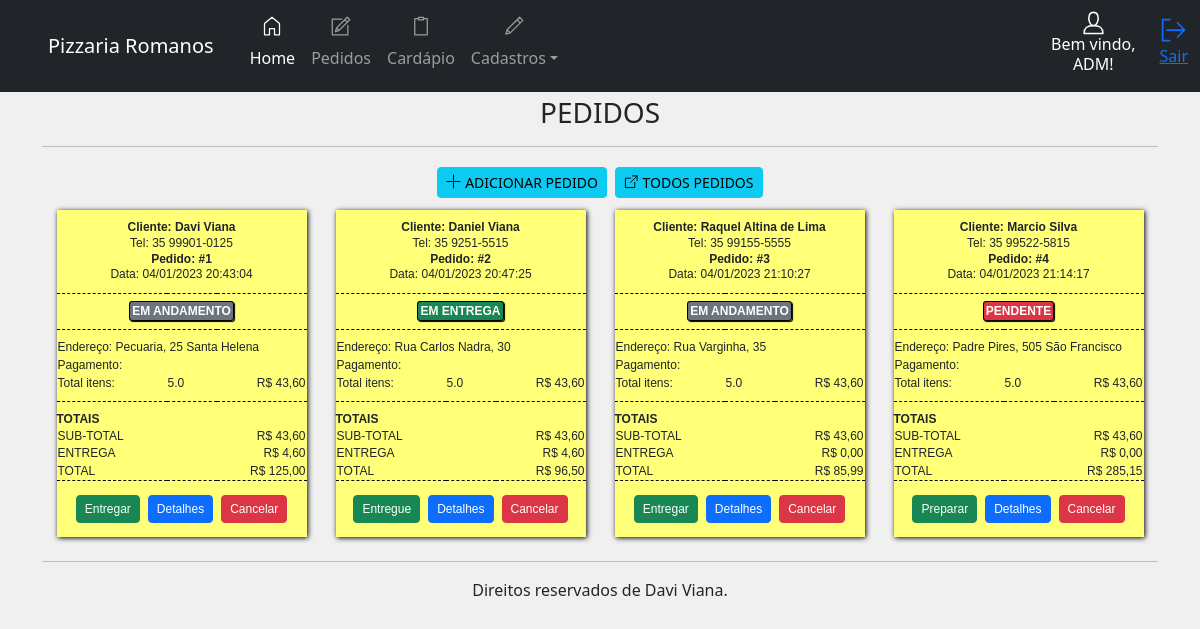
The app's page /painel/pedidos (signed in), older data.
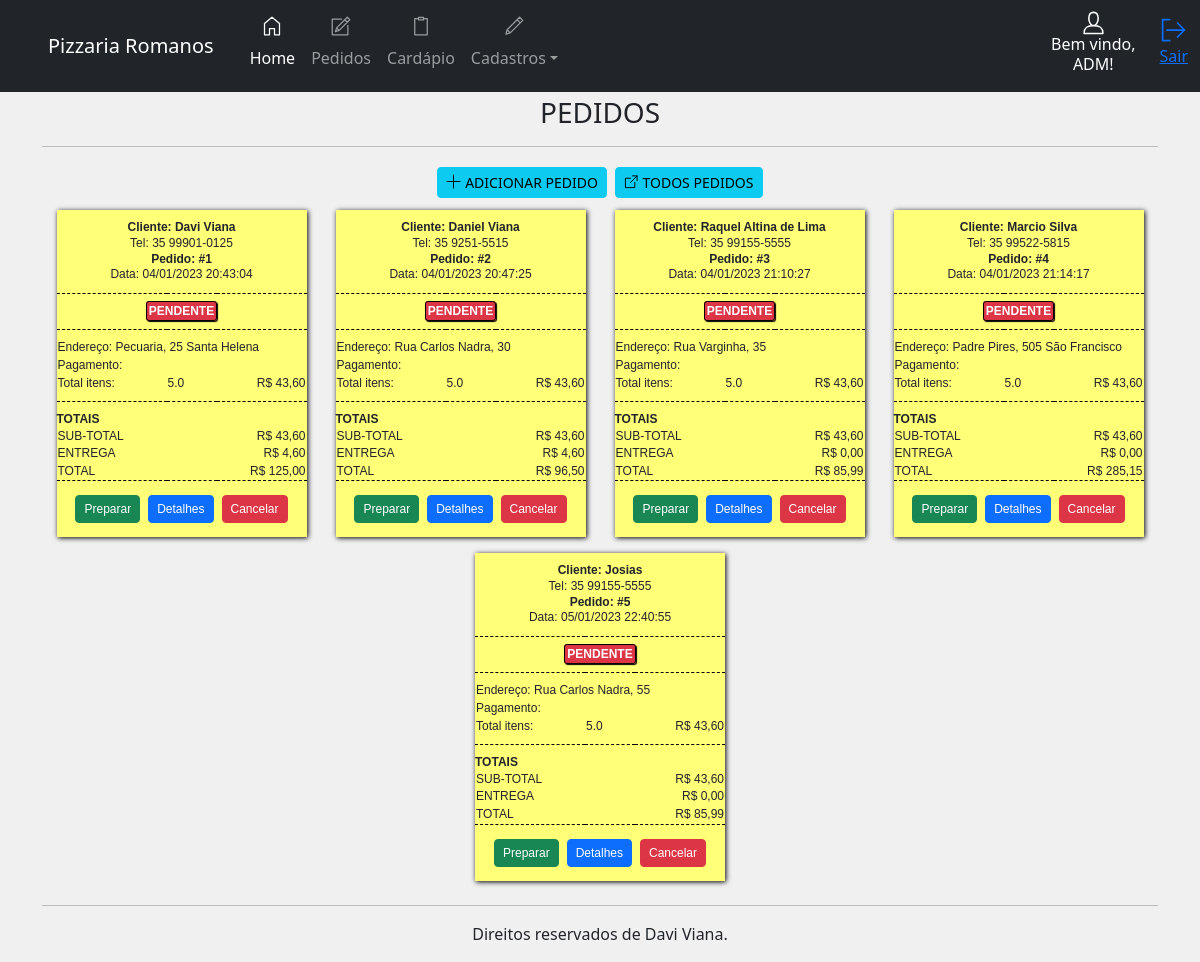
The same page, newer data.
### app/__init__.py (models this page shows, shortened)
class cadempresa(UserMixin, db.Model):
    id = db.Column(db.Integer, primary_key=True, autoincrement=True)
    company_name = db.Column(db.String(100))
    corporate_name = db.Column(db.String(100))
    address = db.Column(db.String(100))
    district = db.Column(db.String(200))
    city = db.Column(db.String(200))
    cep = db.Column(db.String(50))
    email = db.Column(db.String(50))
    tel = db.Column(db.String(50))
    cnpj = db.Column(db.String(50))
    dt_create = db.Column(db.DATETIME)

class users(UserMixin, db.Model):
    id = db.Column(db.Integer, primary_key=True, autoincrement=True)
    user = db.Column(db.String(10))
    name = db.Column(db.String(50))
    email = db.Column(db.String(100))
    password = db.Column(db.String(200))
    dt_create = db.Column(db.DATETIME)
    situation = db.Column(db.String(50))

class pedidos(UserMixin, db.Model):
    id = db.Column(db.Integer, primary_key=True, autoincrement=True)
    name_client = db.Column(db.String(100))
    payment = db.Column(db.String(100))
    delivery = db.Column(db.String(100))
    note = db.Column(db.String(200))
    amount = db.Column(db.String(100))
    address = db.Column(db.String(100))
    tel = db.Column(db.String(200))
    order_time = db.Column(db.String(200))
    order_start = db.Column(db.String(200))
    situation = db.Column(db.String(50))

### app/panel.py (the view, shortened to what this page needs)
@bp.route('/pedido/<int:id>', methods=['POST', 'GET'])
@bp.route('/pedidos', methods=['POST', 'GET'])
@login_required
def pedidos_(id=None):
    menu_panel = load_menu()
    all_pedidos = pedidos.query.filter(
        pedidos.situation != 'FINALIZADO', pedidos.situation != 'CANCELADO').all()
    return render_template('panel/pedidos.html', menu_panel=menu_panel, all_pedidos=all_pedidos)

### app/__init__.py (called while the page is built)
@login_manager.user_loader
def get(user):
    return users.query.get(user)

def load_menu():
    empresa = cadempresa.query.filter_by(id=1).first()
    if empresa is None:
        company_name = 'NOME EMPRESA'
    else:
        company_name = empresa.company_name
    username = current_user.name
    return username, company_name

### app/templates/panel/pedidos.html (shortened to what this page needs)
{% extends 'panel/home.html' %}
{% block panel %}
<br>
<h3 style="text-align: center;">PEDIDOS</h3>
<hr>
<div class="d-flex justify-content-center">
    <a href="{{url_for('cad.addOrder')}}" class="btn btn-info btn-sm m-1"><svg id="i-plus" xmlns="http://www.w3.org/2000/svg" viewBox="0 0 32 32"
            width="15" height="15" fill="none" stroke="currentcolor" stroke-linecap="round" stroke-linejoin="round"
            stroke-width="2" class="mb-1">
            <path d="M16 2 L16 30 M2 16 L30 16" />
        </svg> ADICIONAR PEDIDO
    </a>
    <a href="{{url_for('panel.allOrders')}}" class="btn btn-info btn-sm m-1">
        <svg id="i-external" xmlns="http://www.w3.org/2000/svg" viewBox="0 0 32 32" width="15" height="15" fill="none"
            stroke="currentcolor" stroke-linecap="round" stroke-linejoin="round" stroke-width="2" class="mb-1">
            <path d="M14 9 L3 9 3 29 23 29 23 18 M18 4 L28 4 28 14 M28 4 L14 18" />
        </svg> TODOS PEDIDOS
    </a>
</div>
<div class="d-flex justify-content-around flex-wrap">
    {% for pedido in all_pedidos %}
    <table class="printer-ticket m-2">
        <thead>
            <tr>
                <th colspan="3">
                    <b>Cliente: {{ pedido.name_client }}</b> <br>
                    Tel: {{ pedido.tel }} <br>
                    <b>Pedido: #{{ pedido.id }}</b> <br>
                    Data: {{ pedido.order_time }}
                </th>
            </tr>
            <tr>
                <th class="ttu" colspan="3">
                    {% if pedido.situation == 'PENDENTE' %}
                    <b class="situacao bg-danger">PENDENTE</b>
                    {% elif pedido.situation == 'EM ANDAMENTO' %}
                    <b class="situacao bg-secondary">EM ANDAMENTO</b>
                    {% elif pedido.situation == 'EM ENTREGA' %}
                    <b class="situacao bg-success">EM ENTREGA</b>
                    {% elif pedido.situation == 'RETIRAR' %}
                    <b class="situacao bg-success">RETIRAR</b>
                    {% endif %}
                </th>
            </tr>
        </thead>
        <tbody>
            <tr class="top">
                <td colspan="3">Endereço: {{ pedido.address }}</td>
            </tr>
            <tr>
                <td colspan="3">Pagamento:</td>
            </tr>
            <tr>
                <td>Total itens:</td>
                <td>5.0</td>
                <td>R$ 43,60</td>
            </tr>
        </tbody>
        <tfoot>
            <tr class="sup ttu p--0">
                <td colspan="3">
                    <b>Totais</b>
                </td>
            </tr>
            <tr class="ttu">
                <td colspan="2">Sub-total</td>
                <td align="right">R$ 43,60</td>
            </tr>
            {% if pedido.delivery == 'ENTREGA' %}
            <tr class="ttu">
                <td colspan="2">Entrega</td>
                <td align="right">R$ 4,60</td>
            </tr>
            {% else %}
            <tr class="ttu">
                <td colspan="2">Entrega</td>
                <td align="right">R$ 0,00</td>
            </tr>
            {% endif %}
            <tr class="ttu">
                <td colspan="2">Total</td>
                <td align="right">R$ {{ pedido.amount }}</td>
            </tr>
            <tr class="sup">
                <td colspan="3" align="center">
                    <div class="d-flex justify-content-center">
                        {% if pedido.situation == 'PENDENTE' %}
                        <a href="{{pedido.id}}/prepare/change_order" class="btn btn-success btn-sm m-1">Preparar</a>
                        {% elif pedido.situation == 'EM ANDAMENTO' %}
                        <a href="{{pedido.id}}/deliver/change_order" class="btn btn-success btn-sm m-1">Entregar</a>
                        {% elif pedido.situation == 'EM ENTREGA' %}
                        <a href="{{pedido.id}}/finalize/change_order" class="btn btn-success btn-sm m-1">Entregue</a>
                        {% elif pedido.situation == 'RETIRAR' %}
                        <a href="{{pedido.id}}/finalize/change_order" class="btn btn-success btn-sm m-1">Retirado</a>
                        {% endif %}
                        <button type="button" class="btn btn-primary btn-sm m-1" data-bs-toggle="modal"
                            data-bs-target="#{{ pedido.id }}">Detalhes</button>
                        <a href="{{pedido.id}}/cancel/change_order" class="btn btn-danger btn-sm m-1">Cancelar</a>
                    </div>
                </td>
            </tr>
        </tfoot>
    </table>
    {% endfor %}
</div>
{% endblock %}

### app/templates/panel/home.html (shortened to what this page needs)
{% extends 'layout.html' %}
{% block content %}
<header>
    <nav class="navbar navbar-expand-lg navbar-dark bg-dark fixed-top">
        <a class="navbar-brand ps-5 text-center">{{ menu_panel[1] }}</a>
        <div class="container">
            <div class="collapse navbar-collapse" id="navbarSupportedContent">
                <ul class="navbar-nav me-auto">
                    <li class="nav-item">
                        <a class="nav-link active " aria-current="page" href="{{url_for('panel.home')}}"><svg
                                id="i-home" xmlns="http://www.w3.org/2000/svg" viewBox="0 0 32 32" width="40"
                                height="20" fill="none" stroke="currentcolor" stroke-linecap="round"
                                stroke-linejoin="round" stroke-width="2"
                                class="position-relative top-0 start-50 translate-middle">
                                <path d="M12 20 L12 30 4 30 4 12 16 2 28 12 28 30 20 30 20 20 Z" />
                            </svg> <br>Home</a>
                    </li>
                    <li class="nav-item">
                        <a class="nav-link" href="{{url_for('panel.pedidos_')}}">  <br>Pedidos</a>
                    </li>
                    <li class="nav-item">
                        <a class="nav-link" href="{{url_for('panel.cardapio')}}">  <br>Cardápio</a>
                    </li>
                    <li class="nav-item dropdown">
                        <a class="nav-link dropdown-toggle" href="#" id="navbarDropdown" role="button"
                            data-bs-toggle="dropdown" aria-expanded="false">  <br>Cadastros</a>
                    </li>
                </ul>
                <div class="d-flex flex-column align-items-center text-bg-dark me-4">
                    <h6 class="text-center">Bem vindo,<br> {{ menu_panel[0] }}!</h6>
                </div>
                <a href="{{url_for('auth.logout')}}" class="mt-2" role="button" title="Sair"><svg id="i-signout"
                        xmlns="http://www.w3.org/2000/svg" viewBox="0 0 32 32" width="28" height="28" fill="none"
                        stroke="currentcolor" stroke-linecap="round" stroke-linejoin="round" stroke-width="2">
                        <path d="M28 16 L8 16 M20 8 L28 16 20 24 M11 28 L3 28 3 4 11 4" />
                    </svg>
                    <p>Sair</p>
                </a>
            </div>
        </div>
    </nav>
</header>
<main class="container pt-5 mt-4">
    {% block panel %}{% endblock %}
    <hr>
</main>
<footer class="container pb-3" style="text-align: center;">
    Direitos reservados de Davi Viana.
</footer>
{% endblock %}

### app/templates/layout.html (shortened to what this page needs)
<!DOCTYPE html>
<html lang="en">
<head>
    <link href="https://cdn.jsdelivr.net/npm/bootstrap@5.3.0-alpha1/dist/css/bootstrap.min.css" rel="stylesheet"
>
    <link rel="stylesheet" href="{{ url_for('static', filename='/css/style.css') }}">
</head>
<body style="background-color: rgb(240, 240, 240);">
    {% block content %}{% endblock %}
</body>
</html>

### app/static/css/style.css (style rules this page uses)
.text-center { text-align: center; }
.ttu { text-transform: uppercase; }
.ttu .situacao { color: rgb(255, 255, 255); padding: 2px; border: 1px solid rgb(0, 0, 0); border-radius: 3px; box-shadow: 1px 1px 1px rgb(0, 0, 0); }
.printer-ticket { padding: 5px; margin-left: auto; margin-right: auto; background: rgb(255, 255, 120); box-shadow: 1px 1px 5px rgba(0, 0, 0); display: table !important; width: 100%; max-width: 250px; font-weight: light; line-height: 1.3em; }
.printer-ticket, .printer-ticket * { font-family: Tahoma, Geneva, sans-serif; font-size: 12px; }
.printer-ticket th:nth-child(2), .printer-ticket td:nth-child(2) { width: 50px; }
.printer-ticket th:nth-child(3), .printer-ticket td:nth-child(3) { width: 90px; text-align: right; }
.printer-ticket th { font-weight: inherit; padding: 10px 0; text-align: center; border-bottom: 1px dashed rgb(0, 0, 0); }
.printer-ticket tbody tr:last-child td { padding-bottom: 10px; }
.printer-ticket tfoot .sup td { padding: 10px 0; border-top: 1px dashed rgb(0, 0, 0); }
.printer-ticket tfoot .sup.p--0 td { padding-bottom: 0; }
.printer-ticket .top td { padding-top: 10px; }

Row changes from the older to the newer data that the page shows:
changed pedidos "Davi Viana": situation "EM ANDAMENTO Entregar" → "PENDENTE Preparar"
changed pedidos "Daniel Viana": situation "EM ENTREGA Entregue" → "PENDENTE Preparar"
changed pedidos "Raquel Altina de Lima": situation "EM ANDAMENTO Entregar" → "PENDENTE Preparar"
added pedidos: name_client "Josias", tel "35 99155-5555", id "5", order_time "05/01/2023 22:40:55", situation "PENDENTE", address "Rua Carlos Nadra, 55", delivery "ENTREGA", amount "85,99"
